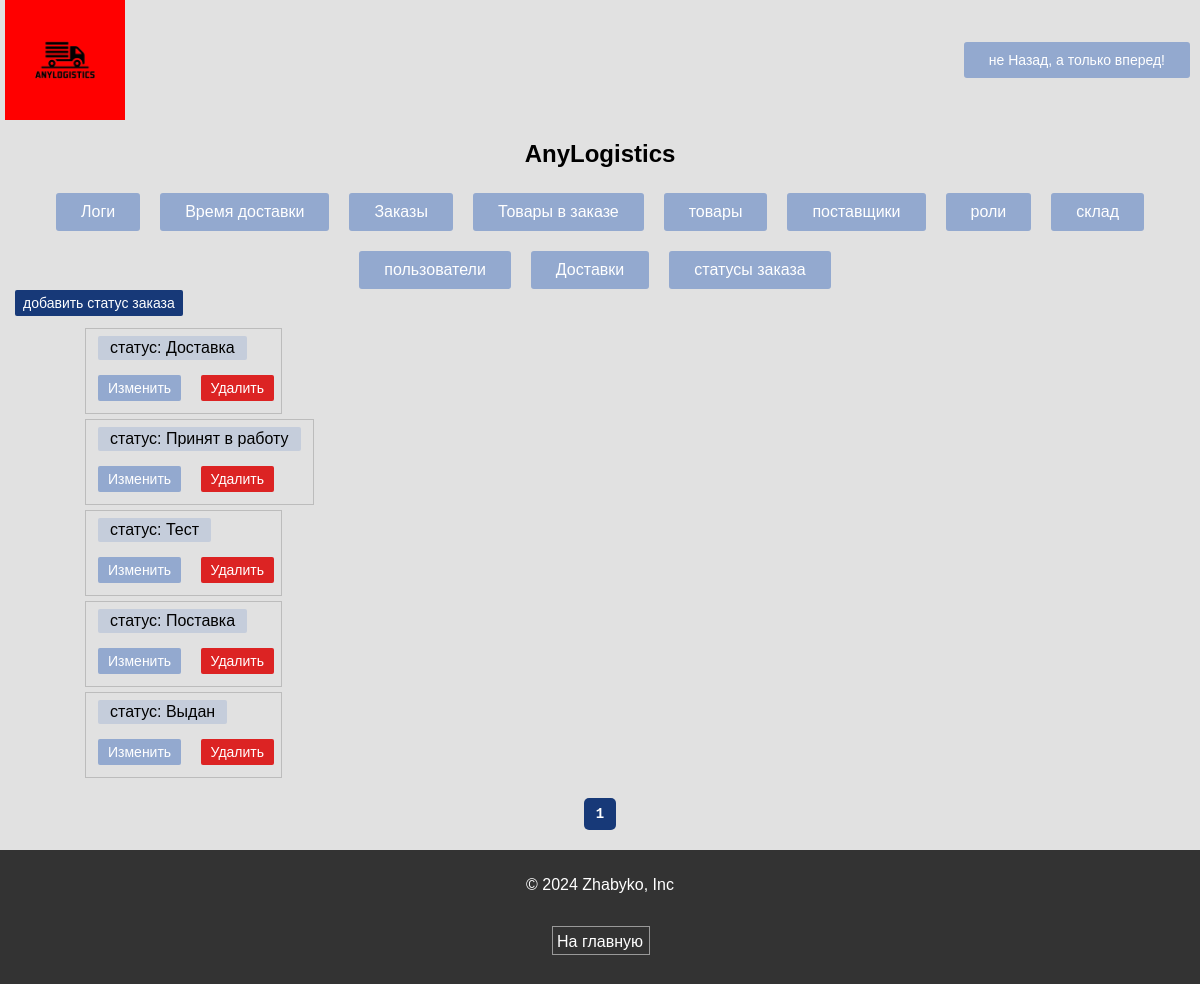
Screenshot of /logistic/order-status/ (signed in) with the database file from the repository.
### logistic/models.py (models this page shows, shortened)
class OrderStatus(models.Model):
    status = models.CharField(max_length=20)
    is_deleted = models.BooleanField(default=False)
    objects = NonDeletedManager()
    all_objects = models.Manager()

### logistic/decorators.py (the view)
        def _wrapped_view(request, *args, **kwargs):
            if not request.user.is_authenticated:
                messages.warning(request, "Для доступа к этой странице необходимо войти в систему.")
                return redirect('home')
            if not request.user.role or request.user.role.role not in role_names:
                messages.warning(request, "У вас нет доступа к этой странице.")
                previous_url = request.META.get('HTTP_REFERER', reverse('home'))
                return redirect(previous_url)
            return view_func(request, *args, **kwargs)

### logistic/models.py (called while the page is built)
    def get_queryset(self):
        return super().get_queryset().filter(is_deleted=False)

### logistic/views.py (called while the page is built)
@login_required
@role_required(['manager', 'admin'])
def order_statuss_list(request):
    logs = OrderStatus.objects.all()
    paginator = Paginator(logs, 10)
    page_number = request.GET.get('page')
    page_obj = paginator.get_page(page_number)
    return render(request, 'orderStatus.html', {'page_obj': page_obj})

### logistic/templates/orderStatus.html (shortened to what this page needs)
{% extends 'base.html' %}
{% load static %}
{% block body %}
    <a class="secondary-btn" href="{% url 'add_order_status' %}">добавить статус заказа</a>
    <ul>
  {% for orderstatus in page_obj %}
      <div class="ulclass">
        <li class="liclass">статус: {{ orderstatus.status }}</li>
        <a class="service-btn" href="{% url 'edit_order_status' orderstatus.pk %}">Изменить</a>
        <a href="{% url 'delete_order_status' orderstatus.pk %}" class="service-btn delbtn" onclick="return confirm('Вы уверены что хотите удалить объект' +
         ' {{ orderstatus.status }}');">Удалить</a>
      </div>
    {% endfor %}
    </ul>
    {% include 'inc/_paginator.html' %}
{% endblock %}

### Kur2/static/styles/style.css (style rules this page uses)
html, body { height: 100%; margin: 0; }
body { font-family: 'Lucida Sans Unicode', 'Lucida Grande', sans-serif; font-size: 16px; background: #e1e1e1; background-size: cover; min-height: 100%; }
.service-btn { text-align: center; vertical-align: center; background-color: #93a9cf; width: fit-content; text-wrap: auto; border: none; color: #ffffff; margin: 10px; padding: 5px 10px; text-decoration: none; display: inline-block; font-size: 14px; border-radius: 2px; }
.secondary-btn { background-color: #173978; margin: 10px; border-radius: 2px; text-decoration: none; padding: 5px 8px; color: white; font-size: 14px; }
.delbtn { background-color: #dc2323; margin: 5px; border-radius: 2px; text-decoration: none; border: 0px; padding: 5px 10px; color: white; font-size: 14px; }
.liclass { list-style: none; background-color: rgba(147, 169, 207, 0.36); border-radius: 2px; padding: 3px 12px; width: fit-content; margin: 5px 10px; }
.ulclass { flex: 1 1 calc(40% - 5%); padding: 2px; margin: 5px 40px 5px 40px; width: fit-content; border: 1px solid rgba(31, 31, 31, 0.19); }

### rows the page displays
OrderStatus: status "Доставка"
OrderStatus: status "Принят в работу"
OrderStatus: status "Тест"
OrderStatus: status "Поставка"
OrderStatus: status "Выдан"

### other values shown
{{ num }} "1"
